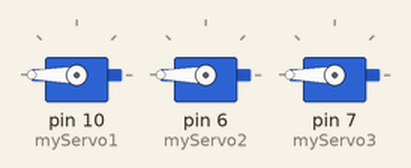
Recording of a sketch running on a simulated Arduino Uno, built with avr-gcc and run on an emulated ATmega328P. Parts: 3 × servo.

Above: at 0.05 s.
At 2.0 s:
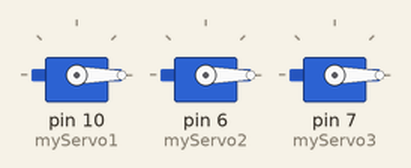
Timing chart, 0 to 4.6 s (numbered marks = the images above):
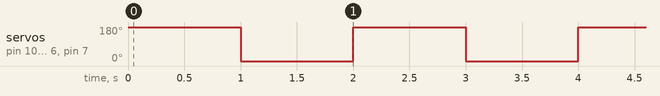

Measured:
- by itself, servo on pin 10 (myServo1), servo on pin 6 (myServo2), servo on pin 7 (myServo3): alternates 180° for 1.0 s and 0° for 1.0 s

The sketch:

simpleServoCode.ino
```cpp
#include <Servo.h>

Servo myServo1;  // create servo object to control a servo
Servo myServo2;
Servo myServo3;
// twelve servo objects can be created on most boards

int pos = 0;    // variable to store the servo position

void setup() {
  myServo1.attach(10);  // attaches the servo on pin 9 to the servo object
  myServo2.attach(6);
  myServo3.attach(7);
}

void loop() {
  myServo1.write(180);
  myServo2.write(180);
  myServo3.write(180);
  delay(1000);
  myServo1.write(0);
  myServo2.write(0);
  myServo3.write(0);
  delay(1000);


  /*
  for (int i=0; i<=180; i++) {
    myservo.write(i);
    delay(3);
  }
  for (int i=180; i>=0; i--) {
    myservo.write(i);
    delay(3);
  }
  */
}
```
